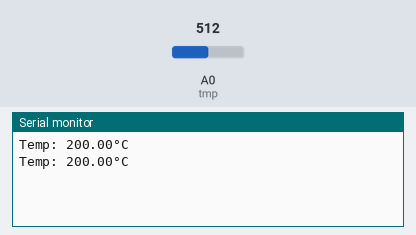
The sketch below on a simulated Arduino Uno, built with avr-gcc and run on an emulated ATmega328P. Shown: the last lines printed to the serial monitor. The inputs (shaded band) are chosen by the test bench; at power-on: A0 (tmp) = 512.

Above: at 5.8 s.
5.9 s: A0 (tmp) set to 716
At 11.2 s:
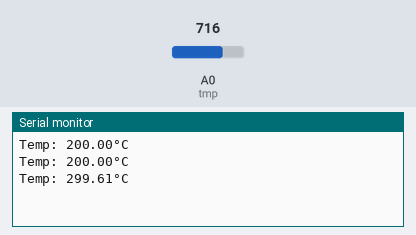
11.9 s: A0 (tmp) set to 900
At 16.2 s:
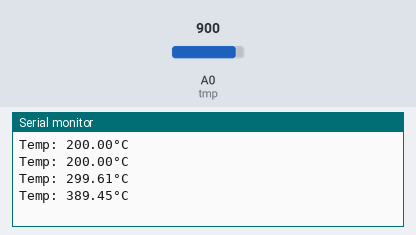
Timing chart, 0 to 17.7 s (numbered marks = the images above; inputs shaded):
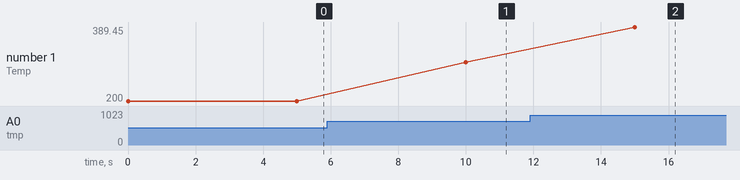

The sketch:

Task1.ino
```cpp
const int tmp = A0;
float Vin = 5;

void setup() {
	Serial.begin(9600);
}

void loop() {
	float miliVolt = analogRead(tmp)*Vin/1024;
	float temp = (miliVolt - 0.5)*100;
	Serial.println((String)"Temp: " + temp + "°C");
	delay(5000);
}
```

Measured:
- after the input at 5.9 s, the serial monitor: prints a new line after 4.1 s (image 1)
- after the input at 11.9 s, the serial monitor: prints a new line after 3.1 s (image 2)
- plotted number 1: 200 → 299.61 after the input at 5.9 s, 299.61 → 389.45 after the input at 11.9 s
